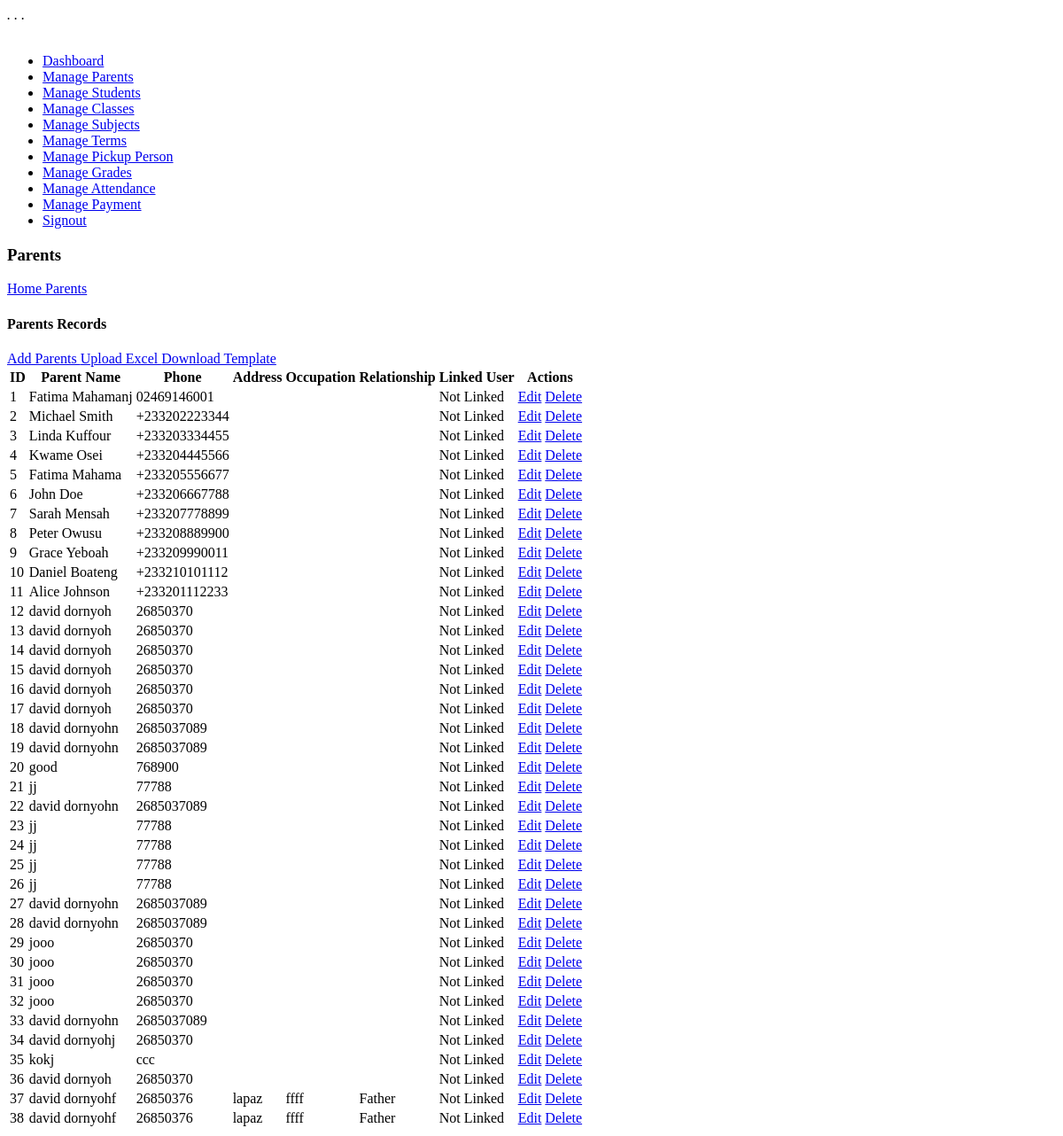
The app's page /manage_parents.php (signed in) with its own data.
### tables this page shows
CREATE TABLE `parents` (
  `id` int(11) NOT NULL,
  `name` varchar(100) DEFAULT NULL,
  `phone` varchar(15) DEFAULT NULL,
  `email` varchar(100) DEFAULT NULL,
  `image` varchar(255) DEFAULT NULL,
  `push_token` varchar(255) DEFAULT NULL,
  `address` varchar(255) DEFAULT NULL,
  `occupation` varchar(100) DEFAULT NULL,
  `relationship` varchar(50) DEFAULT NULL
);

### manage_parents.php (the view, shortened to what this page needs)
<?php
include "db.php";
$query2 = "SELECT * FROM parents";
$parentStmt = $conn->prepare($query2);
$parentStmt->execute();
$parentResult = $parentStmt->get_result();
$parents = [];
while ($row = $parentResult->fetch_assoc()) {
    $parents[] = $row;
}
?>
<?php include "header.php"; ?>
 <?php include "sidebar.php"; ?>
    <div class="content-body">
        <div class="container">
            <div class="page-title">
               <div class="row align-items-center justify-content-between">
                  <div class="col-xl-4">
                     <div class="page-title-content">
                        <h3>Parents</h3>
                     </div>
                  </div>
                  <div class="col-auto">
                     <div class="breadcrumbs"><a href="#">Home </a><span><i class="ri-arrow-right-s-line"></i></span><a href="#">Parents</a></div>
                  </div>
               </div>
            </div>
            <div class="row">
<div class="col-xl-12">
<div class="card">
    <div class="card-header">
        <h4 class="card-title">Parents Records</h4>
        <div class="card-header flex-row">
            <a class="btn btn-primary" href="add_parents.php">
                <span><i class="bi bi-plus"></i></span>Add Parents
            </a>
            <a class="btn btn-success ms-2" href="upload_parents.php">
                <span><i class="ri-upload-line"></i></span>Upload Excel
            </a>
            <a class="btn btn-info ms-2" href="templates/parents_template.csv" download>
                <span><i class="ri-download-line"></i></span>Download Template
            </a>
        </div>
    </div>
    <div class="card-body">
        <div class="Students-content">
        <div class="table-responsive">
        <table class="table" id="parentTable">
        <thead>
            <tr>
                <th>ID</th>
                <th>Parent Name</th>
                <th>Phone</th>
                <th>Address</th>
                <th>Occupation</th>
                <th>Relationship</th>
                <th>Linked User</th>
                <th>Actions</th>
            </tr>
        </thead>
        <tbody>
            <?php
            foreach ($parents as $row):
            ?>
            <tr>
                <td><?= htmlspecialchars($row['id']) ?></td>
                <td><?= htmlspecialchars($row['name']) ?></td>
                <td><?= htmlspecialchars($row['phone'] ?? '') ?></td>
                <td><?= htmlspecialchars($row['address'] ?? '') ?></td>
                <td><?= htmlspecialchars($row['occupation'] ?? '') ?></td>
                <td><?= htmlspecialchars($row['relationship'] ?? '') ?></td>
                <td>
                    <?php if (!empty($row['user_email'])): ?>
                        <span class="badge bg-success">Linked</span>
                    <?php else: ?>
                        <span class="badge bg-secondary">Not Linked</span>
                    <?php endif; ?>
                </td>
                <td>
                    <a href="edit_parents.php?id=<?= $row['id'] ?>" class="btn btn-sm btn-primary">Edit</a>
                    <a href="delete_parents.php?id=<?= $row['id'] ?>" class="btn btn-sm btn-danger" onclick="return confirm('Are you sure you want to delete this parent?')">Delete</a>
                </td>
            </tr>
            <?php endforeach; ?>
        </tbody>
    </table>
</div>
            </div>
        </div>
    </div>
</div>
               </div>
            </div>
         </div>
</body>
</html>

### records on screen
parents: id "1", name "Fatima Mahamanj", phone "02469146001"
parents: id "2", name "Michael Smith", phone "+233202223344"
parents: id "3", name "Linda Kuffour", phone "+233203334455"
parents: id "4", name "Kwame Osei", phone "+233204445566"
parents: id "5", name "Fatima Mahama", phone "+233205556677"
parents: id "6", name "John Doe", phone "+233206667788"
parents: id "7", name "Sarah Mensah", phone "+233207778899"
parents: id "8", name "Peter Owusu", phone "+233208889900"
parents: id "9", name "Grace Yeboah", phone "+233209990011"
parents: id "10", name "Daniel Boateng", phone "+233210101112"
parents: id "11", name "Alice Johnson", phone "+233201112233"
parents: id "12", name "david dornyoh", phone "26850370"
parents: id "13", name "david dornyoh", phone "26850370"
parents: id "14", name "david dornyoh", phone "26850370"
parents: id "15", name "david dornyoh", phone "26850370"
parents: id "16", name "david dornyoh", phone "26850370"
parents: id "17", name "david dornyoh", phone "26850370"
parents: id "18", name "david dornyohn", phone "2685037089"
parents: id "19", name "david dornyohn", phone "2685037089"
parents: id "20", name "good", phone "768900"
parents: id "21", name "jj", phone "77788"
parents: id "22", name "david dornyohn", phone "2685037089"
parents: id "23", name "jj", phone "77788"
parents: id "24", name "jj", phone "77788"
parents: id "25", name "jj", phone "77788"
parents: id "26", name "jj", phone "77788"
parents: id "27", name "david dornyohn", phone "2685037089"
parents: id "28", name "david dornyohn", phone "2685037089"
parents: id "29", name "jooo", phone "26850370"
parents: id "30", name "jooo", phone "26850370"
parents: id "31", name "jooo", phone "26850370"
parents: id "32", name "jooo", phone "26850370"
parents: id "33", name "david dornyohn", phone "2685037089"
parents: id "34", name "david dornyohj", phone "26850370"
parents: id "35", name "kokj", phone "ccc"
parents: id "36", name "david dornyoh", phone "26850370"
parents: id "37", name "david dornyohf", phone "26850376", address "lapaz", occupation "ffff", relationship "Father"
parents: id "38", name "david dornyohf", phone "26850376", address "lapaz", occupation "ffff", relationship "Father"
